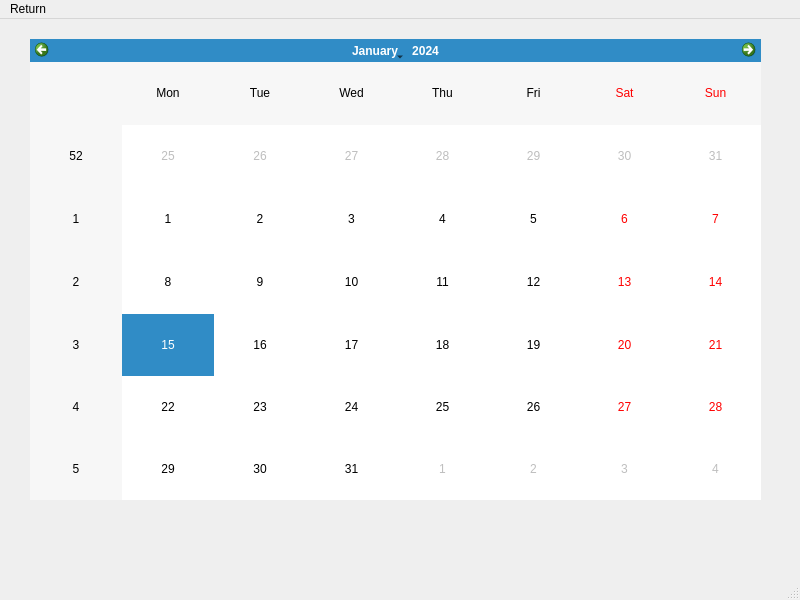
<?xml version="1.0" encoding="UTF-8"?>
<ui version="4.0">
 <class>MainWindow</class>
 <widget class="QMainWindow" name="MainWindow">
  <property name="geometry">
   <rect>
    <x>0</x>
    <y>0</y>
    <width>800</width>
    <height>600</height>
   </rect>
  </property>
  <property name="windowTitle">
   <string>MainWindow</string>
  </property>
  <widget class="QWidget" name="centralwidget">
   <widget class="QCalendarWidget" name="calendarWidget">
    <property name="geometry">
     <rect>
      <x>30</x>
      <y>20</y>
      <width>731</width>
      <height>461</height>
     </rect>
    </property>
   </widget>
  </widget>
  <widget class="QMenuBar" name="menubar">
   <property name="geometry">
    <rect>
     <x>0</x>
     <y>0</y>
     <width>800</width>
     <height>25</height>
    </rect>
   </property>
   <widget class="QMenu" name="menuBack">
    <property name="title">
     <string>Return</string>
    </property>
    <addaction name="mainMenu"/>
    <addaction name="runManager"/>
   </widget>
   <addaction name="menuBack"/>
  </widget>
  <widget class="QStatusBar" name="statusbar"/>
  <action name="mainMenu">
   <property name="text">
    <string>Main Menu</string>
   </property>
  </action>
  <action name="runManager">
   <property name="text">
    <string>Run Manager</string>
   </property>
  </action>
 </widget>
 <resources/>
 <connections/>
</ui>
